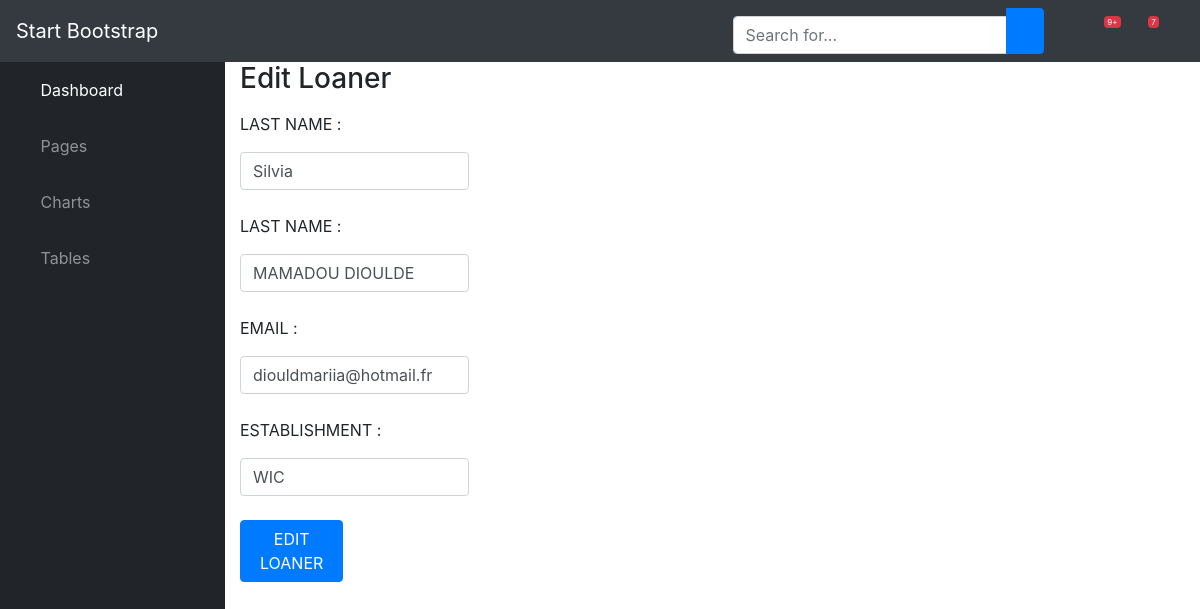
/editLoaner/1, run on an earlier commit of the app's database.
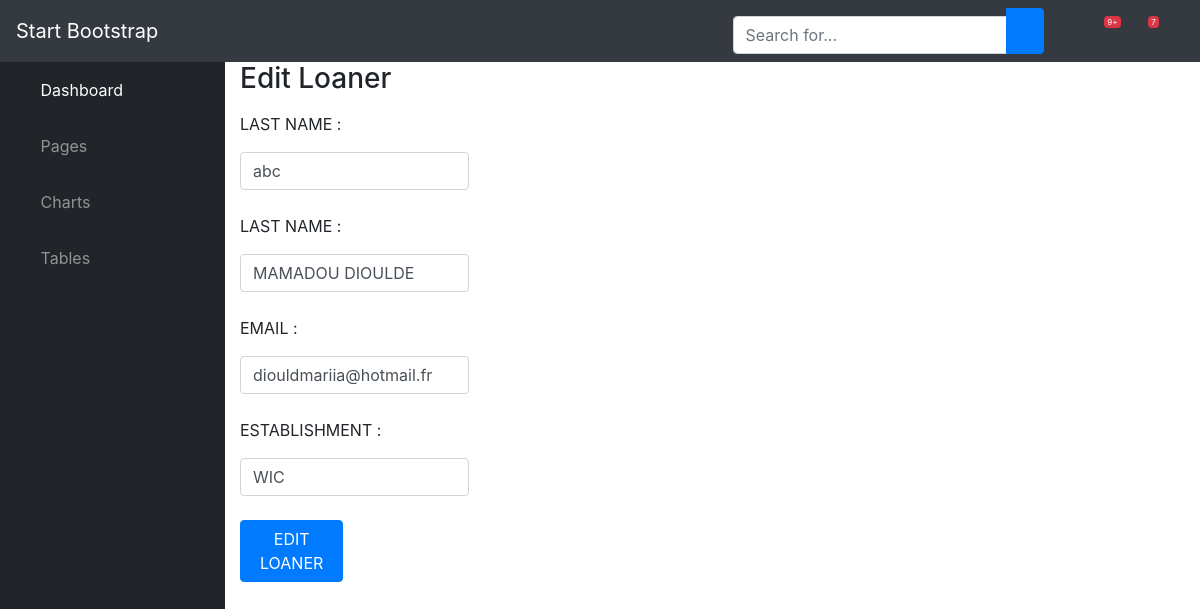
And on a later commit of the database.
### siteWeb/models.py (models this page shows, shortened)
class Loaner(models.Model):
    last_name = models.CharField(max_length=255)
    first_name = models.CharField(max_length=255)
    email = models.EmailField(max_length=255, unique=True)
    establishment = models.CharField(max_length=250)
    creation_date = models.DateTimeField(auto_now_add=True)

### siteWeb/views.py (the view)
# urls.py: path('editLoaner/<int:id>',views.editLoaner, name='editUsers'),
def editLoaner(request, id):
    loaner_edit = Loaner.objects.get(id=id)
    return render(request, 'siteWeb/editLoaner.html', {'loaner_edit': loaner_edit})

### siteWeb/templates/siteWeb/editLoaner.html (shortened to what this page needs)
{% include "siteWeb/dashboard.html" %}
{% load crispy_forms_tags %}
{% block content %}
        <div class="container-fluid">
        <h3>Edit Loaner</h3>
        <form method="POST"  action="/updateLoaner/{{loaner_edit.id}}" novalidate class="my-3">
            <div class="form-row">
                <div class="form-group col-md-3">
                    <label for="last_namee">LAST NAME : </label>
                    <input type="text" class="form-control" name="last_name" id="last_namee" value="{{loaner_edit.last_name}}">
                </div>
            </div>
            <div class="form-row">
                <div class="form-group col-md-3">
                    <label for="first_namee">LAST NAME : </label>
                    <input type="text" class="form-control" name="first_name" id="first_namee" value="{{loaner_edit.first_name}}">
                </div>
            </div>
            <div class="form-row">
                <div class="form-group col-md-3">
                    <label for="eemail">EMAIL : </label>
                    <input type="email" class="form-control" name="email" id="eemail" value="{{loaner_edit.email}}">
                </div>
            </div>
            <div class="form-row">
                <div class="form-group col-md-3">
                    <label for="eestablishment">ESTABLISHMENT : </label>
                    <input type="text" class="form-control" name="establishment" id="eestablishment" value="{{loaner_edit.establishment}}">
                </div>
            </div>
             <div class="form-group row">
                 <div class="col-sm-8">
                     <button type="submit" class="btn btn-primary col-sm-2">EDIT LOANER</button>
                 </div>
             </div>
        </form>
    </div>
{% endblock %}

What changed in the data, as far as the page shows it:
changed Loaner "MAMADOU DIOULDE": last_name "Silvia" → "abc"
